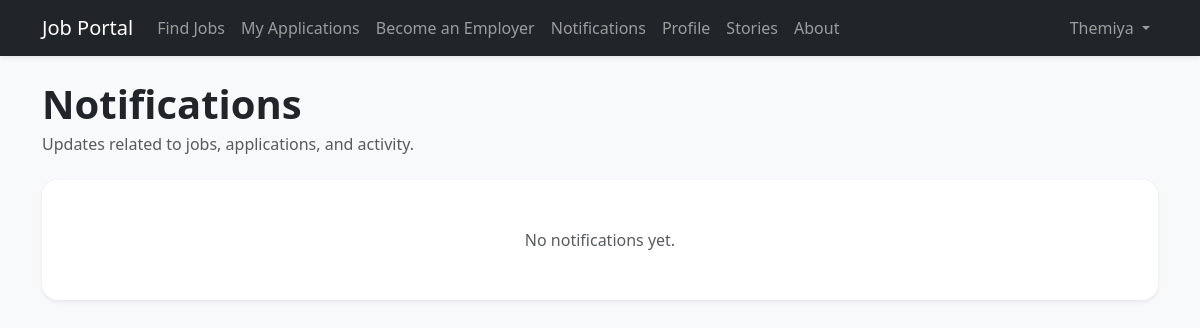
The app's page /notifications/ (signed in), older data.
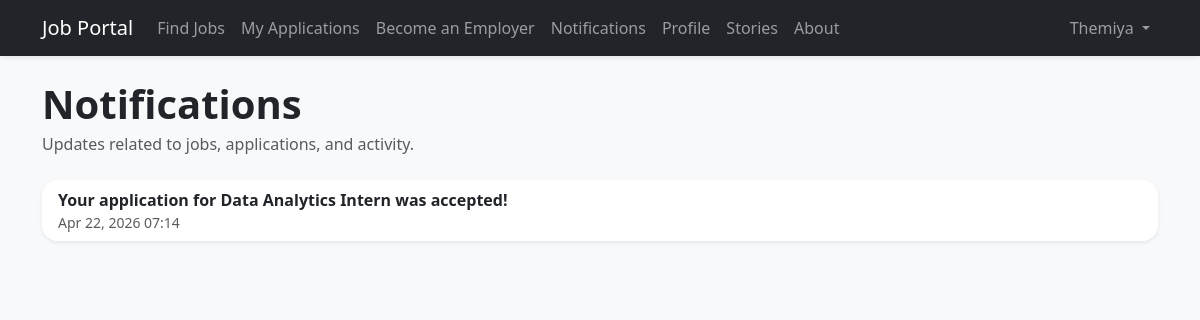
The same page, newer data.
### accounts/models.py (models this page shows, shortened)
class Notification(models.Model):
    recipient = models.ForeignKey(User, on_delete=models.CASCADE, related_name="notifications")
    message = models.CharField(max_length=255)
    is_read = models.BooleanField(default=False)
    created_at = models.DateTimeField(auto_now_add=True)
    link = models.CharField(max_length=255, blank=True)
    class Meta:
        ordering = ["-created_at"]

### accounts/views.py (the view)
# urls.py: path("notifications/", views.notifications_list, name="notifications_list"),
@login_required
def notifications_list(request):
    notifications = Notification.objects.filter(recipient=request.user).order_by("-created_at")
    notifications.filter(is_read=False).update(is_read=True)
    return render(request, "notifications_list.html", {"notifications": notifications})

### jobportal/context_processors.py (called while the page is built)
def unread_notifications_count(request):
    if not getattr(request, "user", None) or not request.user.is_authenticated:
        return {"unread_notifications_count": 0}
    return {
        "unread_notifications_count": Notification.objects.filter(
            recipient=request.user, is_read=False
        ).count()
    }

### accounts/templates/notifications_list.html (shortened to what this page needs)
{% extends "base.html" %}
{% block content %}
<div class="d-flex flex-wrap justify-content-between align-items-end gap-3 mb-4">
  <div>
    <h1 class="fw-bold mb-1">Notifications</h1>
    <p class="text-muted mb-0">Updates related to jobs, applications, and activity.</p>
  </div>
</div>
<div class="card shadow-sm border-0 rounded-4 overflow-hidden">
  <div class="list-group list-group-flush">
    {% for n in notifications %}
      {% if n.link %}
        <a class="list-group-item list-group-item-action d-flex justify-content-between align-items-start gap-3" href="{{ n.link }}">
          <div class="min-w-0">
            <div class="fw-semibold text-truncate">{{ n.message }}</div>
            <div class="text-muted small">{{ n.created_at|date:"M d, Y H:i" }}</div>
          </div>
        </a>
      {% endif %}
    {% empty %}
      <div class="p-5 text-center text-muted">No notifications yet.</div>
    {% endfor %}
  </div>
</div>
{% endblock %}

Row changes from the older to the newer data that the page shows:
added Notification: message "Your application for Data Analytics Intern was accepted!", created_at "Apr 22, 2026 07:14"
Text that changed along with them:
text no longer shown: "No notifications yet."
